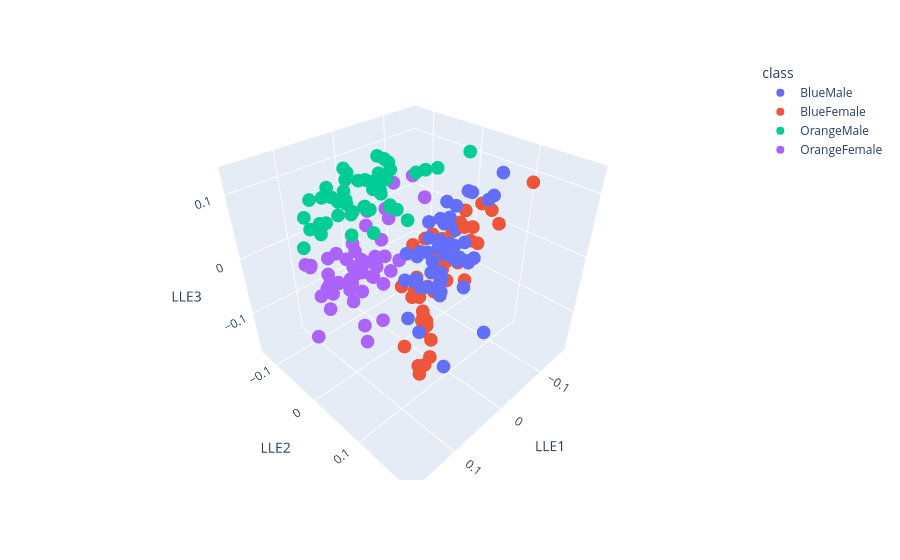

Notebook cell for this chart:
### Code cell
fig = px.scatter_3d(crabs_min_max, x='LLE1', y='LLE2', z='LLE3',
              color='class')
fig.show()
